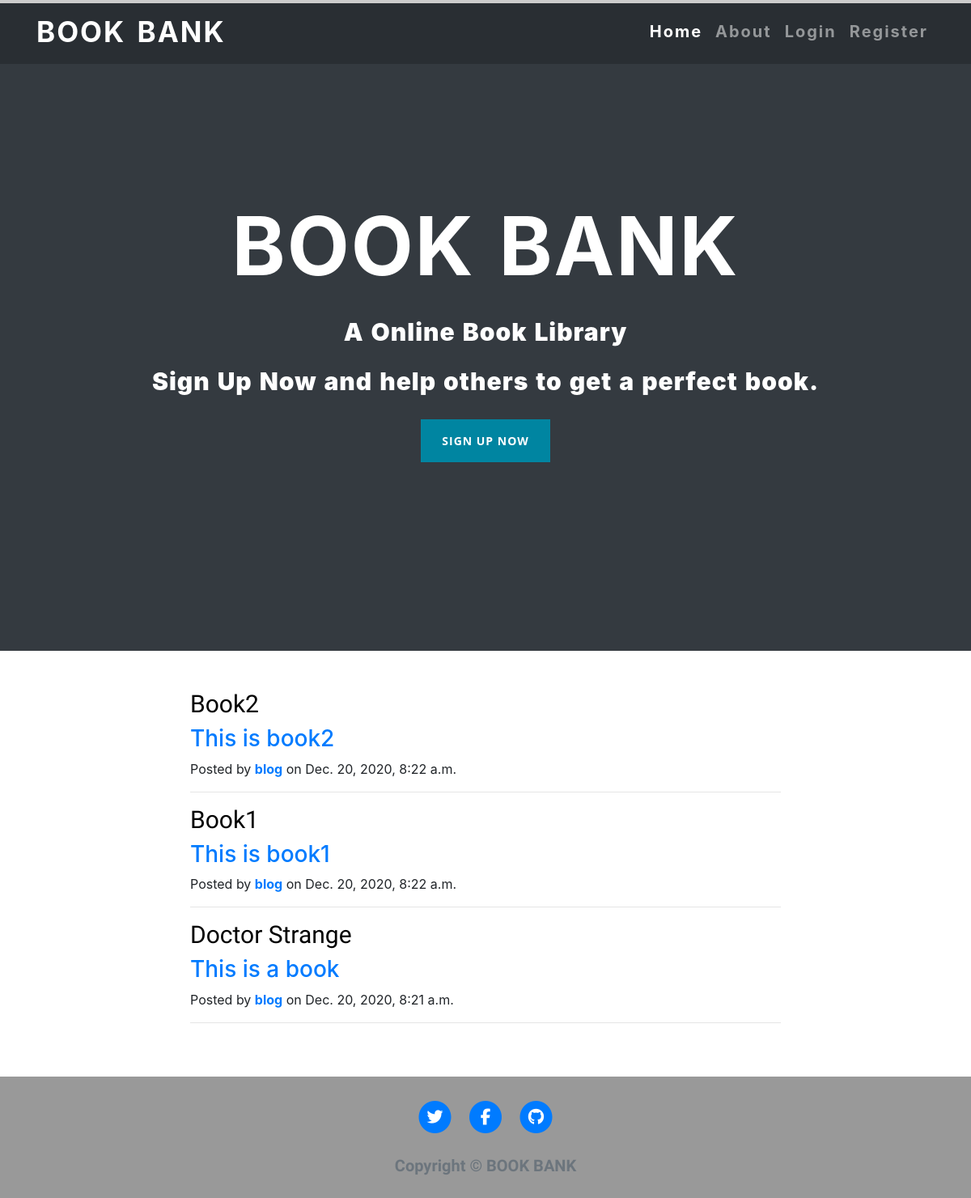
The page / on the database its author committed.
### blog/models.py (models this page shows, shortened)
class Book(models.Model):
    title = models.CharField(max_length=100, primary_key=True)
    subtitle = models.CharField(max_length=100,default='')
    writer = models.CharField(max_length=100,default='')
    book_id = models.IntegerField( default='')
    price = models.IntegerField(default='')
    content = models.TextField(default='')
    date_posted = models.DateTimeField(default=timezone.now)
    author = models.ForeignKey(User, on_delete=models.CASCADE)

### blog/views.py (the view)
# urls.py: path('', BookListView.as_view(), name='blog-home'),
class BookListView(ListView):
    model = Book
    template_name = 'blog/home.html'
    context_object_name = 'books'
    ordering = ['-date_posted']
    paginate_by = 3

### blog/templates/blog/home.html (shortened to what this page needs)
{% extends "blog/base.html" %}
{% load static %}
{% block content %}
<div class="bgimage bg-dark">
      <div class="mask rgba-black-light d-flex justify-content-center align-items-center">
      <div class="text-center white-text mx-5 wow fadeIn">
        <h1 class="mb-4" >
          <strong>BOOK BANK</strong>
        </h1>
        <p>
          <strong>A Online Book Library</strong>
        </p>
       {% if user.is_authenticated %}
         <p class="mb-4 d-none d-md-block">
          <strong>Upload a book Which you think, it is the best.</strong>
        </p>
        <a class="btn btn-primary " href="#">Upload a Book</a>
        {% else %}
         <p class="mb-4 d-none d-md-block">
          <strong>Sign Up Now and help others to get a perfect book.</strong>
        </p>
        <a class="btn btn-primary " href="#">Sign Up Now</a>
        {% endif %}
    </div>
    </div>
  </div>
<div class="container my-5">
    <div class="row">
{% for book in books %}
      <div class="col-lg-8 col-md-10 mx-auto">
        <div class="preview">
          <a href="{% url 'post-detail' book.title %}">
            <h2 class="title">
              {{ book.title }}
            </h2>
            <h3 class="content">
                {{ book.subtitle }}
            </h3>
          </a>
          <p class="meta">Posted by
            <a href="{% url 'user-posts' book.author.username %}">{{ book.author }}</a>
            on {{book.date_posted}}</p>
        </div>
        <hr>
      </div>
{% endfor %}
    </div>
  </div>
{% endblock content %}

### blog/templates/blog/base.html (shortened to what this page needs)
<!doctype html>
<html lang="en">
  <head>
    <link rel="stylesheet" href="https://stackpath.bootstrapcdn.com/bootstrap/4.3.1/css/bootstrap.min.css">
  </head>
  <body>
  <div class="container-fluid my-1">
    <header >
    <nav class="navbar fixed-top navbar-expand-lg navbar-dark scrolling-navbar ">
      <div class="container">
  <a class="navbar-brand" href="#">BOOK BANK</a>
  <div class="collapse navbar-collapse" id="navbarSupportedContent">
    <ul class="navbar-nav ml-auto ">
      {% if user.is_authenticated %}
      <li class="nav-item active">
        <a class="nav-link" href="{% url 'blog-home' %}">Home <span class="sr-only">(current)</span></a>
      </li>
      <li class="nav-item">
        <a class="nav-link" href="{% url 'blog-about' %}">About</a>
      </li>
      <li class="nav-item">
        <a class="nav-link" href="{% url 'post-create' %}">Create</a>
      </li>
      <li class="nav-item">
        <a class="nav-link" href="{% url 'logout' %}">Logout</a>
      </li>
      <li class="nav-item">
        <a class="nav-link" href="{% url 'profile' %}">Profile</a>
      </li>
      {% else %}
      <li class="nav-item active">
        <a class="nav-link" href="{% url 'blog-home' %}">Home <span class="sr-only">(current)</span></a>
      </li>
      <li class="nav-item">
        <a class="nav-link" href="{% url 'blog-about' %}">About</a>
      </li>
      <li class="nav-item">
        <a class="nav-link" href="{% url 'login' %}">Login</a>
      </li>
      <li class="nav-item">
        <a class="nav-link" href="{% url 'register' %}">Register</a>
      </li>
     {% endif %}
    </ul>
  </div>
</div>
</nav>
</header>
  </div>
    {% block content %}
    {% endblock %}
  <footer>
    <div class="container-fluid" style=" background-color:rgba(0,0,0,.4);">
      <div class="row footer1 ">
        <div class="col-lg-12 col-md-12  ">
          <ul class="list-inline text-center">
            <li class="list-inline-item">
              <a href="#">
                <span class="fa-stack fa-lg">
                  <i class="fas fa-circle fa-stack-2x"></i>
                  <i class="fab fa-twitter fa-stack-1x fa-inverse"></i>
                </span>
              </a>
            </li>
            <li class="list-inline-item">
              <a href="#">
                <span class="fa-stack fa-lg">
                  <i class="fas fa-circle fa-stack-2x"></i>
                  <i class="fab fa-facebook-f fa-stack-1x fa-inverse"></i>
                </span>
              </a>
            </li>
            <li class="list-inline-item">
              <a href="#">
                <span class="fa-stack fa-lg">
                  <i class="fas fa-circle fa-stack-2x"></i>
                  <i class="fab fa-github fa-stack-1x fa-inverse"></i>
                </span>
              </a>
            </li>
          </ul>
        </div>
        <div class="col-lg-12 col-md-12  ">
          <p class="copyright text-muted" style="font-size:20px; font-weight: 800; font-family: 'Sora', sans-serif; text-align:center;color:black;">Copyright &copy; BOOK BANK</p>
        </div>
      </div>
    </div>
  </footer>
  </body>
</html>

### rows shown on the page
Book: title "Book2", subtitle "This is book2", author "blog", date_posted "Dec. 20, 2020, 8:22 a.m."
Book: title "Book1", subtitle "This is book1", author "blog", date_posted "Dec. 20, 2020, 8:22 a.m."
Book: title "Doctor Strange", subtitle "This is a book", author "blog", date_posted "Dec. 20, 2020, 8:21 a.m."
